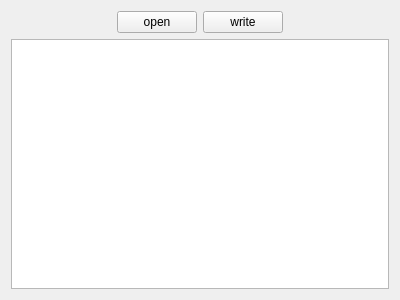
<?xml version="1.0" encoding="UTF-8"?>
<ui version="4.0">
 <class>Widget</class>
 <widget class="QWidget" name="Widget">
  <property name="geometry">
   <rect>
    <x>0</x>
    <y>0</y>
    <width>400</width>
    <height>300</height>
   </rect>
  </property>
  <property name="windowTitle">
   <string>Widget</string>
  </property>
  <layout class="QGridLayout" name="gridLayout">
   <item row="0" column="0">
    <spacer name="horizontalSpacer">
     <property name="orientation">
      <enum>Qt::Horizontal</enum>
     </property>
     <property name="sizeHint" stdset="0">
      <size>
       <width>104</width>
       <height>20</height>
      </size>
     </property>
    </spacer>
   </item>
   <item row="0" column="1">
    <widget class="QPushButton" name="pushButton">
     <property name="text">
      <string>open</string>
     </property>
    </widget>
   </item>
   <item row="0" column="2">
    <widget class="QPushButton" name="pushButton_2">
     <property name="text">
      <string>write</string>
     </property>
    </widget>
   </item>
   <item row="0" column="3">
    <spacer name="horizontalSpacer_2">
     <property name="orientation">
      <enum>Qt::Horizontal</enum>
     </property>
     <property name="sizeHint" stdset="0">
      <size>
       <width>104</width>
       <height>20</height>
      </size>
     </property>
    </spacer>
   </item>
   <item row="1" column="0" colspan="4">
    <widget class="QTextEdit" name="textEdit"/>
   </item>
  </layout>
 </widget>
 <layoutdefault spacing="6" margin="11"/>
 <resources/>
 <connections/>
</ui>
